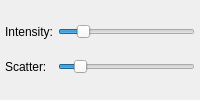
          <widget class="QWidget" name="tabSpec">
           <attribute name="title">
            <string>Specular</string>
           </attribute>
           <layout class="QGridLayout" name="gridLayout_9">
            <property name="leftMargin">
             <number>5</number>
            </property>
            <property name="topMargin">
             <number>5</number>
            </property>
            <property name="rightMargin">
             <number>5</number>
            </property>
            <property name="bottomMargin">
             <number>5</number>
            </property>
            <property name="horizontalSpacing">
             <number>5</number>
            </property>
            <property name="verticalSpacing">
             <number>1</number>
            </property>
            <item row="0" column="0">
             <widget class="QLabel" name="label_12">
              <property name="text">
               <string>Intensity:</string>
              </property>
             </widget>
            </item>
            <item row="1" column="0">
             <widget class="QLabel" name="label_13">
              <property name="text">
               <string>Scatter:</string>
              </property>
             </widget>
            </item>
            <item row="0" column="1">
             <widget class="QSlider" name="horizontalSliderSpec">
              <property name="maximum">
               <number>400</number>
              </property>
              <property name="value">
               <number>60</number>
              </property>
              <property name="orientation">
               <enum>Qt::Horizontal</enum>
              </property>
             </widget>
            </item>
            <item row="1" column="1">
             <widget class="QSlider" name="horizontalSliderSpecScatter">
              <property name="minimum">
               <number>1</number>
              </property>
              <property name="maximum">
               <number>255</number>
              </property>
              <property name="value">
               <number>32</number>
              </property>
              <property name="orientation">
               <enum>Qt::Horizontal</enum>
              </property>
             </widget>
            </item>
           </layout>
          </widget>
